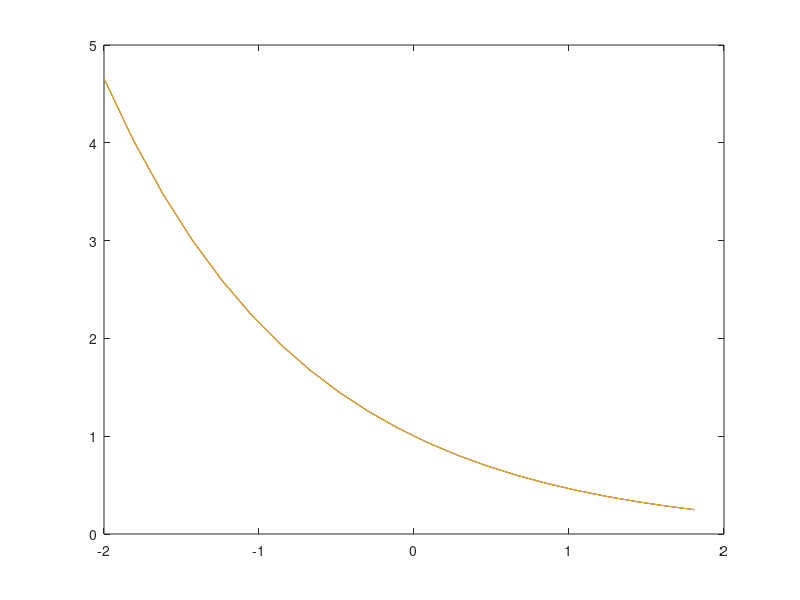

Write MATLAB code to recreate this figure. (Note: this script raises an error after producing the figure.)
function fourier_kl
l=1.3;
%func = @(s)exp(-abs(s/l))
func = @(s)exp(-s/l)


s=2;
N=21;
x=linspace(-s,s,N+1);
x=x(1:end-1);
y = func(x);
plot(x, y)

a=fft(func(x))
w_N = exp(-2*pi*i/N)
k = (0:N-1)';
W = w_N.^( -k*k') / N;
b=a * W;
norm(b-y)

b=real(b);
hold all; plot(x,b,'r-.'); hold off

%%
m=1;
W3 = [W(1,:); W(2:2+m,:)+W(N:-1:N-m,:)];
norm(imag(W3))
b2=real(a(1:m+2))*W3;


%%
b2 = a * exp(2*pi*i*k*k'/N)/N
plot(x,y,x,b,x,b2)
b2 = a * (cos(2*pi*k*k'/N)/N + i*sin(2*pi*k*k'/N)/N)
b2 = real(a) * (cos(2*pi*k*k'/N)/N) - imag(a)*sin(2*pi*k*k'/N)/N
ar = real(a); ai = imag(a);
b2 = ar * (cos(2*pi*k*(x-s)/(2*s))/N) - ai*sin(2*pi*k*(x-s)/(2*s))/N
C = cos(2*pi*k*(x-s)/(2*s))/N;
S = sin(2*pi*k*(x-s)/(2*s))/N;
b2 = ar * C - ai * S
plot(x,y,x,b,x,b2)

%%
m = ceil(N/2);
ai2 = 2*ai(2:m)
S2 = S(2:m,:);
norm(ai*S-ai2*S2)

ar2 = [ar(1) 2*ar(2:m)]
C2 = C(1:m,:)
norm(ar*C-ar2*C2)

b2 = ar2 * C2 - ai2 * S2



plot(x,y,x,b,x,b2)
%%
A_k=[];
w_k=[];
p_k=[];


b1 = ar2 * C2 -ai2 * S2
A_k=[A_k; [ar(1) 2*ar(2:m) ar(m+1)]/N];
w_k=[w_k; 2*pi*(0:m)'/(2*s)];
p_k=[p_k; 2*pi*(0:m)'*(-s)/(2*s)+pi/2];

A_k=[A_k, -2*ai(2:m)/N];
w_k=[w_k; 2*pi*(1:m-1)'/(2*s)];
p_k=[p_k; 2*pi*(1:m-1)'*(-s)/(2*s)];

b2 = sin_eval(A_k, [w_k, p_k], x)
b2-b1

[A_k, wp_k, x_i]=myfft(func, -s, s, N);
b3 = sin_eval(A_k, [w_k, p_k], x)
b3-b1


%%
hold off
k=[0;1;2;N-1;N]
plot(x,cos(2*pi*k*(x-s)/(2*s)))

%%
clf
plot(x,real(a(2)*W(2,:)+a(N)*W(N,:)), x,real(2*a(2)*W(2,:)) ); hold all;
plot(x,imag(a(2)*W(2,:)+a(N)*W(N,:)), x,imag(2*a(2)*W(2,:)) ); hold off;

a(2)
a(N)

%%
m=10
a(2:2+m)-conj(a(N:-1:N-m))

%%
%a(1)
%a(2:10)
%%a(21:-1:11)

m=10
aa=a(2:2+m)+a(N:-1:N-m)
k2 = (0:m)';
W2 = cos(2*pi*k2*(x-s)/(2*s))/N
y./(aa*W2)
plot(x,W2(2,:))

%%
plot(x,W(2,:)+W(N+2-2,:),x,2*cos(2*pi*(x-s)/(2*s))/N)
plot(x,W(3,:)+W(N+2-3,:),x,2*cos(2*pi*2*(x-s)/(2*s))/N)
plot(x,W(4,:)+W(N+2-4,:),x,2*cos(2*pi*3*(x-s)/(2*s))/N)
%plot(x,W(:,3)+W(:,N+2-3))


om_n = 2*pi*(0:N-1)/N
a


%a-conj(fliplr(a))



